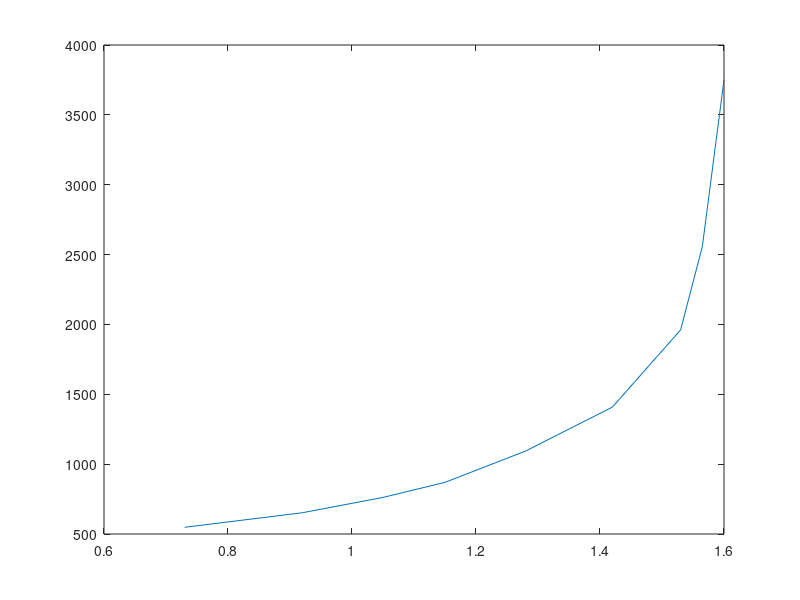

This figure's MATLAB source:
clear all
% FEM2D  two-dimensional finite element method for linear second order PDE.
% Initialisation
% load coordinates.dat; 
% load elements.dat;
% eval('load neumann.dat;','neumann=[];');
% eval('load material.dat;','material=ones(size(elements,1),1);');
% load dirichlet.dat; 


H = [ 400,  600,  800, 1000, 1400, 2000, 3000, 4000, 6000];
B = [0.73, 0.92, 1.05, 1.15, 1.28, 1.42, 1.53, 1.565, 1.60];

plot(B,H./B)

return

s = linspace(0,200,1000);
f = @(t) (t.^2+21*t)./(t+1);
fs = f(s);
plot(s,fs)
plot(fs,s./fs)
return

coordinates = [0.0, 0.0; 1.0, 0.0; 1.0, 1.0; ...
               0.0, 1.0; 0.5, 0.0; 1.0, 0.5; ...
               0.5, 0.5; 0.5, 1.0; 0.0, 0.5];
elements = [1,5,7; 2,6,5; 3,7,6; 6,7,5; ...
            1,7,9; 3,8,7; 4,9,8; 8,9,7];
dirichlet = [4,9;9,1;1,5;5,2];
neumann   = [2,6;6,3;3,8;8,4];
material = 2*ones(size(elements,1),1);

f1 = @(x,m) zeros(size(x,1),1);
f2 = @(x,m) zeros(size(x,1),2);
g  = @(x) x(:,1).*x(:,2);

%*** Graphic representation
figure(1)
patch(reshape(coordinates(elements,1),[],3)', ...
      reshape(coordinates(elements,2),[],3)',material(:,[1,1,1])')
view(2)
%*** Refinement
for k=1:0
  [coordinates,elements,material,dirichlet,neumann] ...
     = refineR(coordinates,elements,material,dirichlet,neumann);
end
%*** Prescribe values at Dirichlet nodes
para.dirichlet = unique(dirichlet);
u = zeros(size(coordinates,1),1);
u(para.dirichlet) = uD(coordinates(para.dirichlet,:)); 
%*** Store mesh as structure
para.elements = elements;
para.coordinates = coordinates;
para.material = material;
para.freenodes = setdiff(1:size(coordinates,1), para.dirichlet);
%*** Right hand side
para.b = zeros(size(coordinates,1),1);
for j = 1:size(elements,1)
  vertices = coordinates(elements(j,:),:);  
  xM = sum(vertices)/3;
  para.b(elements(j,:)) = para.b(elements(j,:)) ...
   +det([1 1 1;vertices']) * f1(xM,material(j))/6 ...
   -1/2*(vertices([2,3,1],:)-vertices([3,1,2],:))*[0,-1;1,0]*f2(xM,material(j))';
end
%*** Neumann conditions
for j = 1 : size(neumann,1)
   n = coordinates(neumann(j,2),:) - coordinates(neumann(j,1),:);
   dist = norm(n);
   n = ([0,1;-1,0]*n')/dist;
   xM = sum(coordinates(neumann(j,:),:))/2;
   para.b(neumann(j,:)) = para.b(neumann(j,:)) ...
                        + 0.5 * dist * (g(xM)+f2(xM,material(j))*n);
end
%*** Solve with Newton and variable step size
[u,nit] = newton(u,@F,@DF,1e-10,20,para);
u
fprintf('No. of Newton iterations = %3i\n',nit)
%*** Graphic representation
figure(2)
trisurf(elements,coordinates(:,1),coordinates(:,2),u,'facecolor','interp')

view(-16,20)
print -depsc2 'Solution_nonlinear'